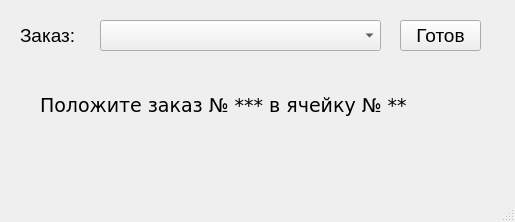
<?xml version="1.0" encoding="UTF-8"?>
<ui version="4.0">
 <class>MainWindow</class>
 <widget class="QMainWindow" name="MainWindow">
  <property name="geometry">
   <rect>
    <x>0</x>
    <y>0</y>
    <width>515</width>
    <height>222</height>
   </rect>
  </property>
  <property name="windowTitle">
   <string>MainWindow</string>
  </property>
  <widget class="QWidget" name="centralwidget">
   <widget class="QComboBox" name="comboBox">
    <property name="geometry">
     <rect>
      <x>100</x>
      <y>20</y>
      <width>281</width>
      <height>31</height>
     </rect>
    </property>
    <property name="font">
     <font>
      <pointsize>14</pointsize>
     </font>
    </property>
   </widget>
   <widget class="QPushButton" name="pushButton">
    <property name="geometry">
     <rect>
      <x>400</x>
      <y>20</y>
      <width>81</width>
      <height>31</height>
     </rect>
    </property>
    <property name="font">
     <font>
      <pointsize>14</pointsize>
     </font>
    </property>
    <property name="text">
     <string>Готов</string>
    </property>
   </widget>
   <widget class="QLabel" name="label">
    <property name="geometry">
     <rect>
      <x>20</x>
      <y>20</y>
      <width>81</width>
      <height>31</height>
     </rect>
    </property>
    <property name="font">
     <font>
      <pointsize>14</pointsize>
     </font>
    </property>
    <property name="text">
     <string>Заказ: </string>
    </property>
   </widget>
   <widget class="QLabel" name="label_2">
    <property name="geometry">
     <rect>
      <x>40</x>
      <y>90</y>
      <width>411</width>
      <height>31</height>
     </rect>
    </property>
    <property name="font">
     <font>
      <family>DejaVu Sans</family>
      <pointsize>14</pointsize>
     </font>
    </property>
    <property name="text">
     <string>Положите заказ № *** в ячейку № **</string>
    </property>
   </widget>
  </widget>
  <widget class="QMenuBar" name="menubar">
   <property name="geometry">
    <rect>
     <x>0</x>
     <y>0</y>
     <width>515</width>
     <height>22</height>
    </rect>
   </property>
  </widget>
  <widget class="QStatusBar" name="statusbar"/>
 </widget>
 <resources/>
 <connections/>
</ui>
